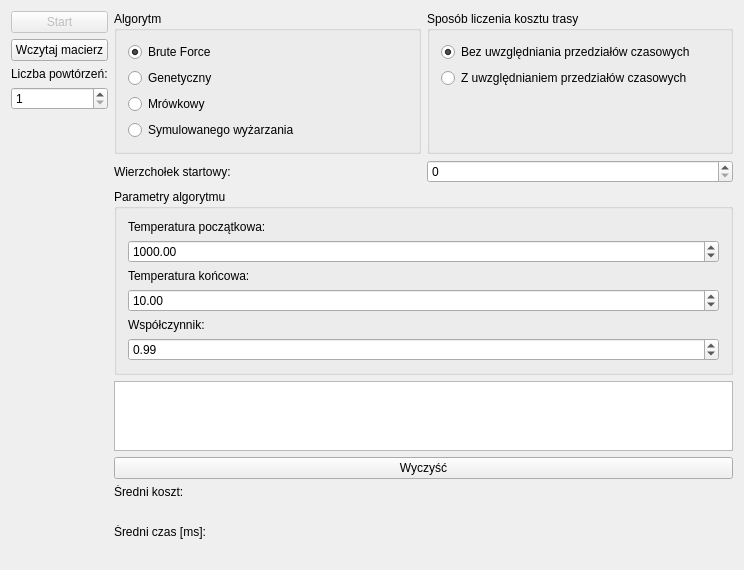
<?xml version="1.0" encoding="UTF-8"?>
<ui version="4.0">
 <class>Dialog</class>
 <widget class="QDialog" name="Dialog">
  <property name="geometry">
   <rect>
    <x>0</x>
    <y>0</y>
    <width>744</width>
    <height>567</height>
   </rect>
  </property>
  <property name="windowTitle">
   <string>Dialog</string>
  </property>
  <layout class="QHBoxLayout" name="horizontalLayout_2">
   <item>
    <layout class="QVBoxLayout" name="verticalLayout_4">
     <item>
      <widget class="QPushButton" name="pushButton">
       <property name="enabled">
        <bool>false</bool>
       </property>
       <property name="text">
        <string>Start</string>
       </property>
       <property name="default">
        <bool>true</bool>
       </property>
      </widget>
     </item>
     <item>
      <widget class="QPushButton" name="matrixLoadButton">
       <property name="text">
        <string>Wczytaj macierz</string>
       </property>
       <property name="default">
        <bool>false</bool>
       </property>
      </widget>
     </item>
     <item>
      <widget class="QLabel" name="label_2">
       <property name="text">
        <string>Liczba powtórzeń:</string>
       </property>
      </widget>
     </item>
     <item>
      <widget class="QSpinBox" name="spinBox_2">
       <property name="minimum">
        <number>1</number>
       </property>
       <property name="maximum">
        <number>1000</number>
       </property>
      </widget>
     </item>
     <item>
      <spacer name="verticalSpacer">
       <property name="orientation">
        <enum>Qt::Vertical</enum>
       </property>
       <property name="sizeHint" stdset="0">
        <size>
         <width>20</width>
         <height>40</height>
        </size>
       </property>
      </spacer>
     </item>
    </layout>
   </item>
   <item>
    <layout class="QVBoxLayout" name="verticalLayout_6" stretch="0,0,0,1,0,0,0,0,0">
     <item>
      <layout class="QHBoxLayout" name="horizontalLayout">
       <property name="sizeConstraint">
        <enum>QLayout::SetMinimumSize</enum>
       </property>
       <item>
        <widget class="QGroupBox" name="groupBox">
         <property name="sizePolicy">
          <sizepolicy hsizetype="Preferred" vsizetype="Minimum">
           <horstretch>0</horstretch>
           <verstretch>0</verstretch>
          </sizepolicy>
         </property>
         <property name="title">
          <string>Algorytm</string>
         </property>
         <layout class="QVBoxLayout" name="verticalLayout_2">
          <item>
           <layout class="QVBoxLayout" name="verticalLayout">
            <item>
             <widget class="QRadioButton" name="bruteForce">
              <property name="text">
               <string>Brute Force</string>
              </property>
              <property name="checked">
               <bool>true</bool>
              </property>
             </widget>
            </item>
            <item>
             <widget class="QRadioButton" name="genetic">
              <property name="text">
               <string>Genetyczny</string>
              </property>
             </widget>
            </item>
            <item>
             <widget class="QRadioButton" name="antsColony">
              <property name="text">
               <string>Mrówkowy</string>
              </property>
             </widget>
            </item>
            <item>
             <widget class="QRadioButton" name="simulatedAnnealing">
              <property name="text">
               <string>Symulowanego wyżarzania</string>
              </property>
             </widget>
            </item>
           </layout>
          </item>
         </layout>
        </widget>
       </item>
       <item>
        <widget class="QGroupBox" name="groupBox_2">
         <property name="sizePolicy">
          <sizepolicy hsizetype="Preferred" vsizetype="Minimum">
           <horstretch>0</horstretch>
           <verstretch>0</verstretch>
          </sizepolicy>
         </property>
         <property name="title">
          <string>Sposób liczenia kosztu trasy</string>
         </property>
         <layout class="QVBoxLayout" name="verticalLayout_5">
          <item>
           <layout class="QVBoxLayout" name="verticalLayout_3">
            <item>
             <widget class="QRadioButton" name="withoutTime">
              <property name="text">
               <string>Bez uwzględniania przedziałów czasowych</string>
              </property>
              <property name="checked">
               <bool>true</bool>
              </property>
             </widget>
            </item>
            <item>
             <widget class="QRadioButton" name="withTime">
              <property name="text">
               <string>Z uwzględnianiem przedziałów czasowych</string>
              </property>
             </widget>
            </item>
            <item>
             <spacer name="verticalSpacer_3">
              <property name="orientation">
               <enum>Qt::Vertical</enum>
              </property>
              <property name="sizeHint" stdset="0">
               <size>
                <width>20</width>
                <height>40</height>
               </size>
              </property>
             </spacer>
            </item>
           </layout>
          </item>
         </layout>
        </widget>
       </item>
      </layout>
     </item>
     <item>
      <layout class="QHBoxLayout" name="horizontalLayout_3">
       <item>
        <widget class="QLabel" name="label">
         <property name="text">
          <string>Wierzchołek startowy:</string>
         </property>
        </widget>
       </item>
       <item>
        <widget class="QSpinBox" name="spinBox"/>
       </item>
      </layout>
     </item>
     <item>
      <widget class="QGroupBox" name="groupBox_3">
       <property name="sizePolicy">
        <sizepolicy hsizetype="Preferred" vsizetype="Preferred">
         <horstretch>0</horstretch>
         <verstretch>0</verstretch>
        </sizepolicy>
       </property>
       <property name="title">
        <string>Parametry algorytmu</string>
       </property>
       <layout class="QVBoxLayout" name="verticalLayout_7">
        <item>
         <widget class="QLabel" name="txtTemperature">
          <property name="sizePolicy">
           <sizepolicy hsizetype="Preferred" vsizetype="Preferred">
            <horstretch>0</horstretch>
            <verstretch>0</verstretch>
           </sizepolicy>
          </property>
          <property name="text">
           <string>Temperatura początkowa:</string>
          </property>
         </widget>
        </item>
        <item>
         <widget class="QDoubleSpinBox" name="TemperatureSpinBox">
          <property name="maximum">
           <double>10000.000000000000000</double>
          </property>
          <property name="value">
           <double>1000.000000000000000</double>
          </property>
         </widget>
        </item>
        <item>
         <widget class="QLabel" name="label_3">
          <property name="text">
           <string>Temperatura końcowa: </string>
          </property>
         </widget>
        </item>
        <item>
         <widget class="QDoubleSpinBox" name="EndTemperatureSpinBox">
          <property name="maximum">
           <double>100.989999999999995</double>
          </property>
          <property name="value">
           <double>10.000000000000000</double>
          </property>
         </widget>
        </item>
        <item>
         <widget class="QLabel" name="txtAnnealingParameter">
          <property name="text">
           <string>Współczynnik:</string>
          </property>
         </widget>
        </item>
        <item>
         <widget class="QDoubleSpinBox" name="AnnealingSpinBox">
          <property name="value">
           <double>0.990000000000000</double>
          </property>
         </widget>
        </item>
       </layout>
      </widget>
     </item>
     <item>
      <widget class="QListWidget" name="listWidget">
       <property name="sizePolicy">
        <sizepolicy hsizetype="Expanding" vsizetype="Expanding">
         <horstretch>0</horstretch>
         <verstretch>0</verstretch>
        </sizepolicy>
       </property>
       <property name="editTriggers">
        <set>QAbstractItemView::NoEditTriggers</set>
       </property>
       <property name="alternatingRowColors">
        <bool>true</bool>
       </property>
       <property name="flow">
        <enum>QListView::TopToBottom</enum>
       </property>
      </widget>
     </item>
     <item>
      <widget class="QPushButton" name="clearButton">
       <property name="text">
        <string>Wyczyść</string>
       </property>
      </widget>
     </item>
     <item>
      <widget class="QLabel" name="info1">
       <property name="text">
        <string>Średni koszt:</string>
       </property>
      </widget>
     </item>
     <item>
      <widget class="QLabel" name="averageCost">
       <property name="text">
        <string/>
       </property>
      </widget>
     </item>
     <item>
      <widget class="QLabel" name="info2">
       <property name="text">
        <string>Średni czas [ms]:</string>
       </property>
      </widget>
     </item>
     <item>
      <widget class="QLabel" name="averageTime">
       <property name="text">
        <string/>
       </property>
      </widget>
     </item>
    </layout>
   </item>
  </layout>
 </widget>
 <layoutdefault spacing="6" margin="11"/>
 <resources/>
 <connections/>
</ui>
